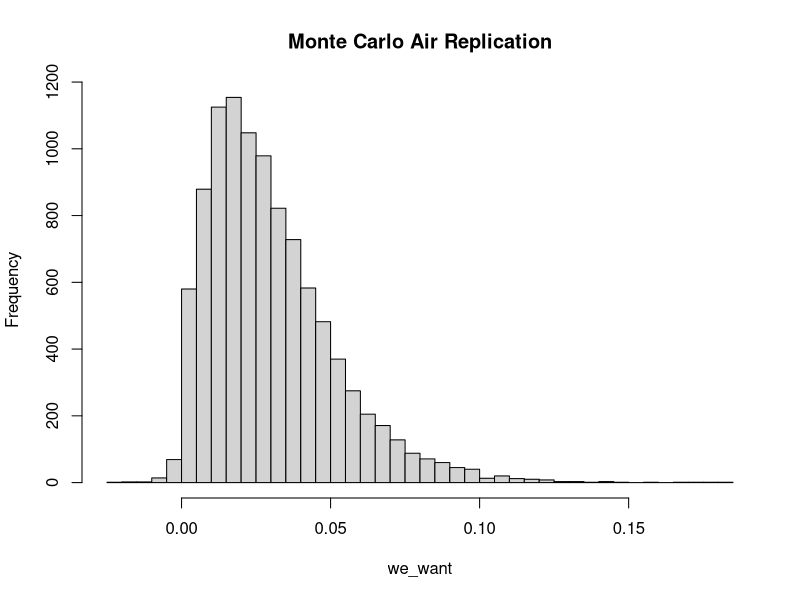
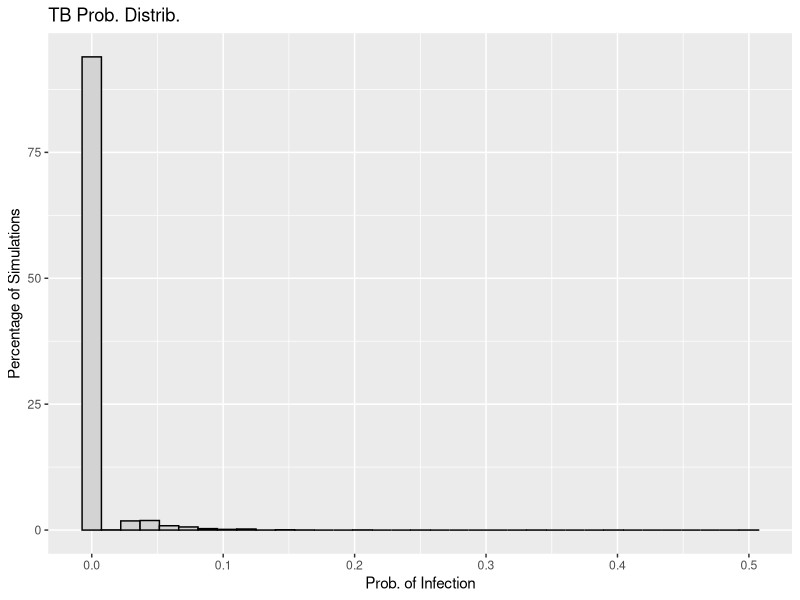
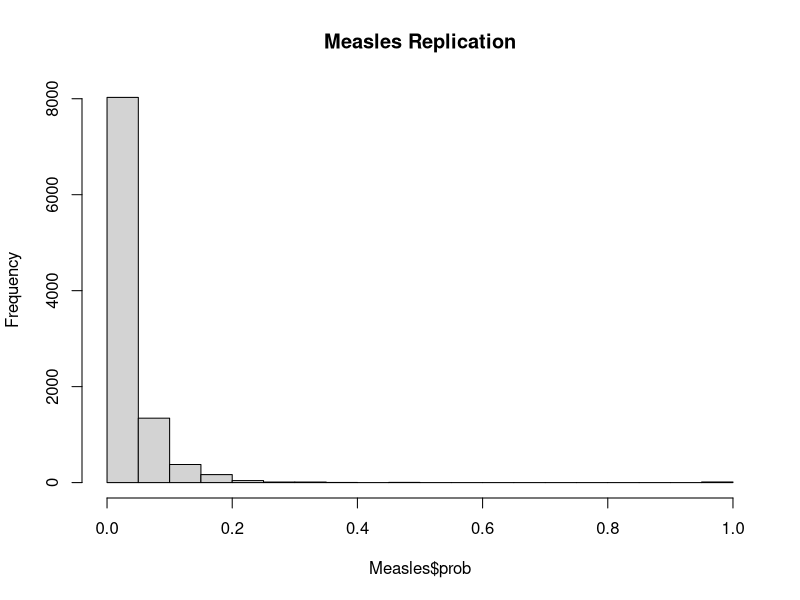

Here is the R script that generated these plots, in order: (Note: this script raises an error after producing the figures.)
## ---- chunk 1
set.seed(400)
## ---- chunk 2
library(dplyr)
library(stats)
library(tidyr)
library(tidyverse)
library(broom)
library(ggplot2)
library(tibble)
## ---- chunk 3
m <- 10000

monte_AIR <- function(m) {
  storing <- numeric(m)
  for (i in 1:m){
    p <- rnorm(1, mean = 0.48, sd = 0.20)
    I <- 1
    phi <- rnorm(1, mean = 100, sd = 20)
    V <- 132
    N <- rnorm(1, mean = 3, sd = 0.5)
    t <- rnorm(1, mean = 0.5, sd = 0.167)
  
    form <- ((p*I*phi)/V) * ((N*t + exp(-N*t) - 1) / (N^2))
  
    storing[i] <- 1 - exp(-form)
  }
  return(storing)
}

we_want <- monte_AIR(m)

mean(we_want)

hist(we_want , breaks = 35, main = "Monte Carlo Air Replication")
## ---- chunk 4
# Wells-Riley formula: 

## vent_mean = 4 <- ventilation rate
## breath_mean = 0.48 <- pumonary ventilation rate
## time_mean = 0.5 <- 30min /1 hr

air_monte <- function(m = 10000, quanta_mean, quanta_sd, 
                      room_vol=132, infect=1, vent_mean=4, vent_sd=1, 
                      breath_mean=0.48, breath_sd=0.2, 
                      time_mean=0.5, time_sd=0.167, s_mean = 19, s_sd=10) {

  
    p_vec <- pmax(rnorm(m, breath_mean, breath_sd), 0)
    phi_vec <- pmax(rnorm(m, quanta_mean, quanta_sd), 0)
    t_vec <- pmax(rnorm(m, time_mean, time_sd), 0)
    Q_vec <- pmax(rnorm(m, vent_mean, vent_sd), 0.01)
    S0_vec <- pmax(round(rnorm(m, s_mean, s_sd)), 1)
    I_vec <- infect
    
      # exposure term
    X_vec <- (I_vec * phi_vec * p_vec * t_vec) / Q_vec
    
      # infection prob. 
    P_vec <- 1 - exp(-X_vec)
    
    new_infect <- S0_vec * P_vec
    S_after <- S0_vec - new_infect
    
    res_df <- tibble::tibble(
      p = p_vec, phi=phi_vec, t=t_vec, Q=Q_vec, S0=S0_vec, 
      X=X_vec, prob=P_vec, infections=new_infect, survivors=S_after
    )
    
    summ <- list(
      mean_prob = mean(res_df$prob),
      mean_infections = mean(res_df$infections),
      prob_quantiles = quantile(res_df$prob, c(0.25,0.5,0.75,0.9,0.95)),
      inf_quantiles = quantile(res_df$infections, c(0.25,0.5,0.75,0.9,0.95))
    )
    return(list(data=res_df, summary=summ))
}

plot_prob <- function(sim_res, title="Infection Prob. Distribution"){
  df <- sim_res$data
  ggplot(df, aes(x=prob)) +
    geom_histogram(aes(y=..count.. / sum(..count..) * 100), bins=35, closed="left") +
    labs(x="Infection Prob. for an Individual(P)", 
         y="Percent of Simulation (%)",
         title=title)
}
## ---- chunk 5
TB <- air_monte(m=10000, quanta_mean=12.7, quanta_sd=3.0)
Flu <- air_monte(m=10000, quanta_mean=100, quanta_sd=25.0)
Meas <- air_monte(m=10000, quanta_mean=570, quanta_sd=143.0)
SARS <- air_monte(m=10000, quanta_mean=2.7, quanta_sd=1.2)

## ---- chunk 6
better_monte <- function(m = 10000, dis_quanta, quanta_sd, room_vol = 132, 
                         infected_individuals = 1, ACH = 4){ 
  probability_inf <- numeric(m)
  num_new_infect <- numeric(m)
  sus_persons <- numeric(m)

  for(i in 1:m) {
    
    p_2 <- max(rnorm(1, mean = 0.48, sd = 0.20), 0)
    phi_2 <- max(rnorm(1, mean = dis_quanta, sd = quanta_sd),0)
    t_2 <- max(rnorm(1, mean = 0.5, sd = 0.167), 0)
    S0 <- max(round(rnorm(1, mean = 19, sd = 10)),1)
    
    q_2 <- infected_individuals * phi_2
 
    
    nucci <- ((p_2*q_2)/room_vol) * 
      ((ACH * t_2 + exp(-ACH * 
                                      t_2) -1) / (ACH^2))
    
    S_t <- S0 * exp(-nucci)
    
    
    exp_inf <- S0 - S_t
    inf <- rpois(1, lambda = exp_inf)
    
    sus_prob <- inf / S0
    
    probability_inf[i] <- sus_prob
    num_new_infect[i] <- inf
    sus_persons[i] <- S_t
  }
  
  return(list(prob = probability_inf,
              infections = num_new_infect,
              survivors = sus_persons,
              summary = list(mean_prob = mean(probability_inf),
                             mean_infections = mean(num_new_infect),
                             prob_quantiles = quantile(probability_inf, 
                                                       c(0.25, 0.5, 0.75, 
                                                         0.9, 0.95)),
                             inf_quantiles = quantile(num_new_infect, 
                                                      c(0.25, 0.5, 0.75, 
                                                        0.9, 0.95)))))

}

TB <- better_monte(10000, dis_quanta = 12.7, quanta_sd = 3.0,
                   room_vol = 132, infected_individuals = 1, 
                   ACH = 4)

mean(TB$prob)

TB_df <- data.frame(prob = TB$prob)

TB_plot <- ggplot(data = TB_df, aes(x = prob)) + 
  geom_histogram(aes(y = ..count.. /sum(..count..) *100),
                 bins = 35, 
                 fill = "lightgrey",
                 color = "black") +
  labs(title = "TB Prob. Distrib.",
       x = "Prob. of Infection",
       y = "Percentage of Simulations")

TB_plot

## ---- chunk 7
Measles <- better_monte(10000, dis_quanta = 100, quanta_sd = 25.0,
                   room_vol = 132, infected_individuals = 1, 
                   ACH = 4)

mean(Measles$prob)
hMeas <- hist(Measles$prob, breaks = 35, main = "Measles Replication")

hMeas$counts <- hMeas$counts / sum(hMeas$counts) * 100

plot(h, main = "Measles Prob Freq Distrib")


densM <- density(Measles$prob)

densM$y <- densM$y / sum(densM$y) *100

plot(densM, main = "Measles: Prob Freq Distrib 2")
## ---- chunk 8
Influenza <- better_monte(10000, dis_quanta = 570, quanta_sd = 173.0,
                   room_vol = 132, infected_individuals = 1, 
                   ACH = 4)

mean(Influenza$prob)

hFLU <- hist(Influenza$prob, breaks = 35, main = "Influenza Replication")

hFLU$counts <- hFLU$counts / sum(hFLU$counts) * 100

plot(hFLU, main = "Influenza Prob Freq Distrib")


densFLU <- density(Influenza$prob)

densFLU$y <- densFLU$y / sum(densFLU$y) *100

plot(densFLU, main = "Influenza: Prob Freq Distrib 2")

## ---- chunk 9
sum_disease <- tibble::tibble(
  Disease=c("TB","Flu", "Meas", "SARS"),
  Mean_Prob = c(TB$summary$mean_prob,
                Flu$summary$mean_prob,
                Meas$summary$mean_prob,
                SARS$summary$mean_prob),
  Mean_Infections = c(TB$summary$mean_infections,
                      Flu$summary$mean_infections,
                      Meas$summary$mean_infections,
                      SARS$summary$mean_infections),
  Prob_25 = c(TB$summary$prob_quantiles[1],
              Flu$summary$prob_quantiles[1],
              Meas$summary$prob_quantiles[1],
              SARS$summary$prob_quantiles[1]),
  Prob_50 = c(TB$summary$prob_quantiles[2],
              Flu$summary$prob_quantiles[2],
              Meas$summary$prob_quantiles[2],
              SARS$summary$prob_quantiles[2]),
  Prob_75 = c(TB$summary$prob_quantiles[3],
              Flu$summary$prob_quantiles[3],
              Meas$summary$prob_quantiles[3],
              SARS$summary$prob_quantiles[3]),
  Prob_90 = c(TB$summary$prob_quantiles[4],
              Flu$summary$prob_quantiles[4],
              Meas$summary$prob_quantiles[4],
              SARS$summary$prob_quantiles[4]),
  Prob_95 = c(TB$summary$prob_quantiles[5],
              Flu$summary$prob_quantiles[5],
              Meas$summary$prob_quantiles[5],
              SARS$summary$prob_quantiles[5])
)

sum_dis_round <- sum_disease %>%
  mutate(across(where(is.numeric), ~ round(.x,3)))

sum_dis_round

## ---- chunk 10

## The monte carlo simulation results estimate the infection risk for four airborne disease in a standard waiting room scenario. 

## Tuberculosis: moderate mean infection prob of 0.499 per susceptible individual, with approx 9.6 expected new infections, high variability: range from 0.342 to 0.857, showing potential higher-risk scenarios in dif conditions

## Influenza: higher mean prob: 0.941, nearly 18 expected infections, median and upper quantiles approach 1, infection is almost certain in the environment

## Measles: highest risk, mean prob. of 0.987, almost entire susceptible pop expected to become infected, all quantiles 1

## SARS: low mean prob: 0.153, roughly 3 expected new infections, moderate variability ranges from 0.072 to 0.369

## *infection risk is strongly driven by the disease'airborne quanta generation rate: meas and flu-high risk, tb-moderate risk, sars-lower risk

## ---- chunk 11

TB_df$Disease <- "TB"
Measles_df <- data.frame(prob=Measles$prob, Disease = "Measles")
Influenza_df <- data.frame(prob=Influenza$prob, Disease = "Influenza")

combined_df <- rbind(TB_df, Measles_df, Influenza_df)

ggplot(combined_df, aes(x=prob, fill=Disease, color=Disease)) +
  geom_histogram(aes(y= ..count.. / sum(..count..) * 100),
                  bins=35, position="identity", alpha=0.4) +
  labs(title="Prob. of Infection Distribution by Disease",
       x = "Probability of Infection",
       y = "Percentage of Simulations") +
  scale_color_manual(values = c("TB" = "green", "Measles" = "magenta",
                               "Influenza"="blue")) +
  scale_fill_manual(values = c("TB" = "green", "Measles" = "magenta",
                               "Influenza"="blue")) +
  theme_minimal()
